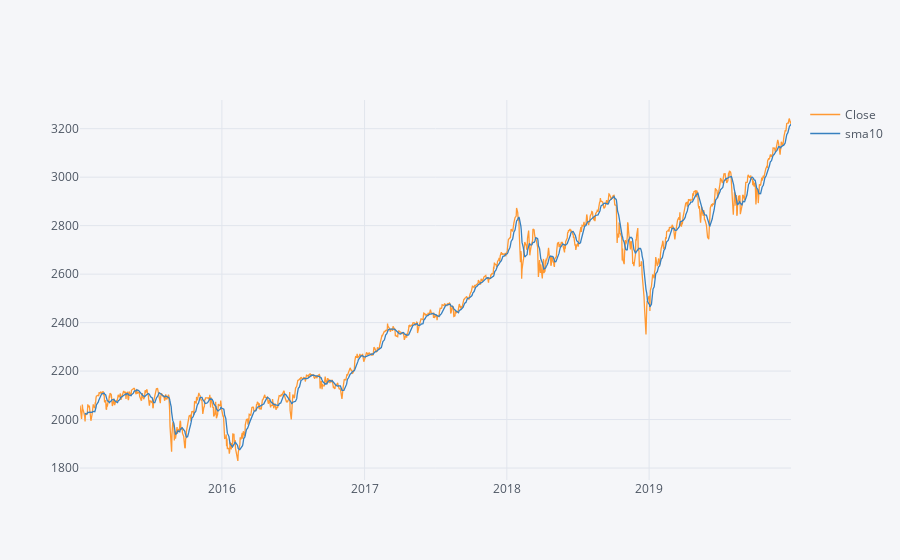

Here is the notebook cell this chart was saved with:
### Markdown cell above
Compare Close price with the SMA10:

### Code cell
spy[['Close','sma10']].iplot(kind='line')

### Figure 1 — Plotly figure (JSON) as saved in the notebook; plotly's stock layout.template omitted (floating-point values rounded to 4 significant figures; data arrays with more than 128 entries replaced by an {"elided": "..."} marker saying what was removed)
{"data": [{"line": {"color": "rgba(255, 153, 51, 1.0)", "dash": "solid", "shape": "linear", "width": 1.3}, "mode": "lines", "name": "Close", "text": "", "type": "scatter", "x": {"elided": "1258 str values"}, "y": {"elided": "1258 float values"}}, {"line": {"color": "rgba(55, 128, 191, 1.0)", "dash": "solid", "shape": "linear", "width": 1.3}, "mode": "lines", "name": "sma10", "text": "", "type": "scatter", "x": {"elided": "1258 str values"}, "y": {"elided": "1258 mixed values"}}], "layout": {"legend": {"bgcolor": "#F5F6F9", "font": {"color": "#4D5663"}}, "paper_bgcolor": "#F5F6F9", "plot_bgcolor": "#F5F6F9", "title": {"font": {"color": "#4D5663"}}, "xaxis": {"gridcolor": "#E1E5ED", "showgrid": true, "tickfont": {"color": "#4D5663"}, "title": {"font": {"color": "#4D5663"}, "text": ""}, "zerolinecolor": "#E1E5ED"}, "yaxis": {"gridcolor": "#E1E5ED", "showgrid": true, "tickfont": {"color": "#4D5663"}, "title": {"font": {"color": "#4D5663"}, "text": ""}, "zerolinecolor": "#E1E5ED"}}}
